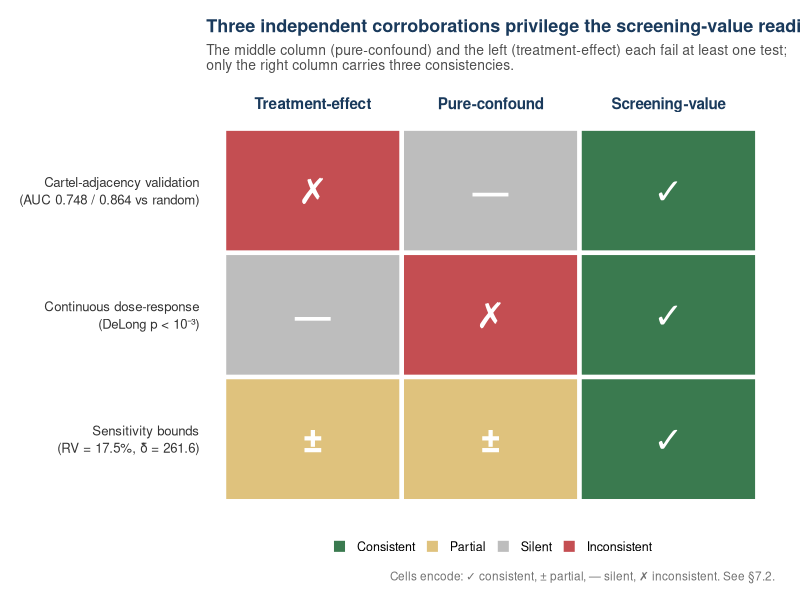

Here is the R script that generated this plot:
# 3x3 corroborations heatmap: which reading of β is consistent with which
# independent piece of evidence. Pure logical-visual schema.
# Output: staging_figures/fig_s2_corroborations_heatmap.pdf

suppressPackageStartupMessages({
  library(ggplot2)
  library(dplyr)
  library(tibble)
})

readings <- c("Treatment-effect", "Pure-confound", "Screening-value")

corroborations <- c(
  "Cartel-adjacency validation\n(AUC 0.748 / 0.864 vs random)",
  "Continuous dose-response\n(DeLong p < 10⁻³)",
  "Sensitivity bounds\n(RV = 17.5%, δ̂ = 261.6)"
)

# 3x3 consistency matrix.
# Rows = corroborations, Columns = readings of β.
# Code: 2 = consistent, 0 = silent, -1 = inconsistent.
consistency <- tribble(
  ~corroboration,    ~reading,            ~code, ~symbol, ~status,
  corroborations[1], readings[1],         -1,    "✗", "Inconsistent",
  corroborations[1], readings[2],          0,    "—", "Silent",
  corroborations[1], readings[3],          2,    "✓", "Consistent",
  corroborations[2], readings[1],          0,    "—", "Silent",
  corroborations[2], readings[2],         -1,    "✗", "Inconsistent",
  corroborations[2], readings[3],          2,    "✓", "Consistent",
  corroborations[3], readings[1],          1,    "±", "Partial",
  corroborations[3], readings[2],          1,    "±", "Partial",
  corroborations[3], readings[3],          2,    "✓", "Consistent"
) |>
  mutate(
    corroboration = factor(corroboration, levels = rev(corroborations)),
    reading       = factor(reading, levels = readings)
  )

cols <- c(
  "Inconsistent" = "#c44e52",
  "Silent"       = "#bdbdbd",
  "Partial"      = "#dfc27d",
  "Consistent"   = "#3a7a4f"
)

p <- ggplot(consistency, aes(reading, corroboration, fill = status)) +
  geom_tile(color = "white", linewidth = 1.5) +
  geom_text(aes(label = symbol), color = "white",
            size = 9, family = "sans", fontface = "bold") +
  scale_fill_manual(values = cols, name = NULL,
                    breaks = c("Consistent", "Partial", "Silent", "Inconsistent")) +
  scale_x_discrete(position = "top",
                   labels = function(x) gsub(" ", "\n", x)) +
  labs(
    title = "Three independent corroborations privilege the screening-value reading of β",
    subtitle = "The middle column (pure-confound) and the left (treatment-effect) each fail at least one test;\nonly the right column carries three consistencies.",
    x = NULL, y = NULL,
    caption = "Cells encode: ✓ consistent, ± partial, — silent, ✗ inconsistent. See §7.2."
  ) +
  theme_minimal(base_size = 11, base_family = "sans") +
  theme(
    plot.title    = element_text(face = "bold", size = 13, color = "#1a3a5c"),
    plot.subtitle = element_text(size = 10, color = "grey30", margin = margin(b = 14)),
    plot.caption  = element_text(size = 8.5, color = "grey45"),
    axis.text.x   = element_text(face = "bold", size = 11, color = "#1a3a5c", lineheight = 0.9),
    axis.text.y   = element_text(size = 9.5, color = "grey20", lineheight = 1.1, hjust = 1),
    panel.grid    = element_blank(),
    legend.position = "bottom",
    legend.text   = element_text(size = 9),
    legend.key.size = unit(0.5, "cm"),
    plot.margin   = margin(14, 18, 12, 14)
  )

out <- "work/v15-editor/staging_figures/fig_s2_corroborations_heatmap.pdf"
ggsave(out, p, width = 8.4, height = 4.8, device = cairo_pdf)
cat(sprintf("wrote %s\n", out))
